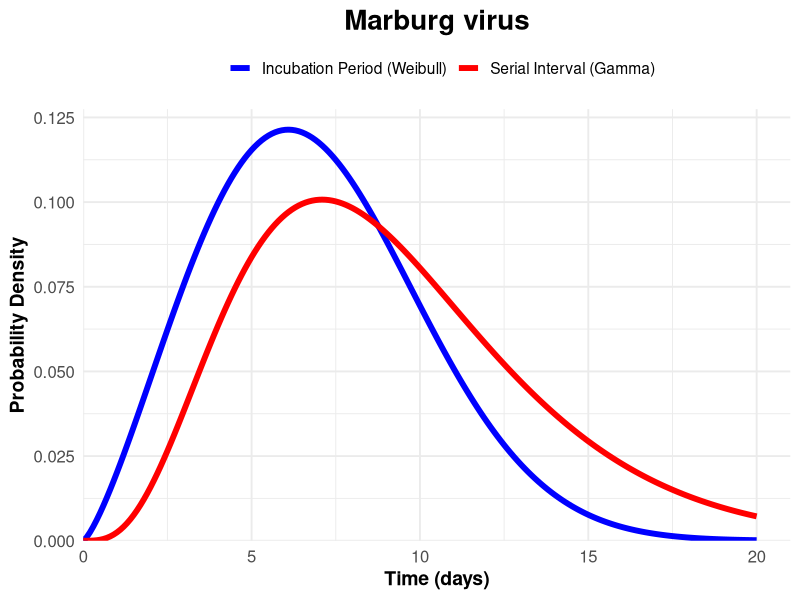

R code for this plot:
library(ggplot2)
library(stats)
library(MASS) # For fitting distributions


# Define parameters for the Weibull distribution (Incubation Period)
# EpiLPS using data set from Pavlin 2014
weibull_percentiles <- c(4.50, 9.0)
incubation_mean <- 6.9
weibull_shape <- 2.302
weibull_scale <- 7.804

# Gamma distribution (Serial Interval)
# Qian et al. 2023
# https://pubmed.ncbi.nlm.nih.gov/37964296/#:~:text=Of%20six%20vaccination%20strategies%20explored,CI%200.90%2D0.91)%2C%200.89
serial_mean <- 9.20
serial_sd <- 4.40
gamma_shape <- (serial_mean / serial_sd)^2
gamma_rate <- serial_mean / (serial_sd^2)

# Define Probability Density Functions
incubation_pdf <- function(x) dweibull(x, shape = weibull_shape, scale = weibull_scale)
serial_pdf <- function(x) dgamma(x, shape = gamma_shape, rate = gamma_rate)

# Estimate intersection and pre-symptomatic transmission
intersection <- uniroot(function(x) incubation_pdf(x) - serial_pdf(x), lower = 0, upper = 15)$root
pre_symptomatic <- (pgamma(intersection, shape = gamma_shape, rate = gamma_rate) - 
                      pweibull(intersection, shape = weibull_shape, scale = weibull_scale)) * 100

cat("Percentage of pre-symptomatic transmission:", pre_symptomatic, "%\n")

# Visualization
time_range <- seq(0, 20, by = 0.1)
incubation_values <- incubation_pdf(time_range)
serial_values <- serial_pdf(time_range)

# Combine data for plotting
plot_data <- data.frame(
  Time = rep(time_range, 2),
  PDF = c(incubation_values, serial_values),
  Type = rep(c("Incubation Period (Weibull)", "Serial Interval (Gamma)"), each = length(time_range))
)

# Plot
ggplot(plot_data, aes(x = Time, y = PDF, color = Type)) +
  geom_line(linewidth = 2.0) +
  scale_color_manual(values = c("Incubation Period (Weibull)" = "blue", "Serial Interval (Gamma)" = "red")) +
  labs(
    title = "Marburg virus",
    x = "Time (days)",
    y = "Probability Density",
    color = ""
  ) +
  theme_minimal(base_size = 14) +
  theme(
    plot.title = element_text(face = "bold", size = 20, hjust = 0.5),
    legend.position = "top",
    axis.title = element_text(face = "bold"),
    axis.text = element_text(size = 12)
  ) +
  scale_x_continuous(expand = expansion(mult = c(0, 0.05))) +
  scale_y_continuous(expand = expansion(mult = c(0, 0.05)))

